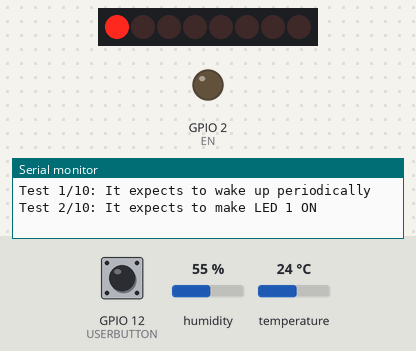
Simulated run of this sketch. Board: ESP8266 (Wemos D1 mini). On the bench: 8 shift-register outputs drawn as a row of LEDs (first output left, lit = HIGH), output pins drawn as LEDs (lit = HIGH), the last lines printed to the serial monitor. Wiring (inferred from the names in the program): shift register (74HC595): data GPIO 13; shift clock GPIO 14; latch GPIO 15. Wiring (inferred from the signals the program sends): row of LEDs: on Q0, Q1, Q2, Q3, Q4, Q5, Q6, Q7. The inputs (shaded band) are chosen by the test bench; at power-on: GPIO 12 (USERBUTTON) HIGH, humidity 55 %, temperature 24 °C. Pins used as bus, display or sensor lines are not drawn. At 8.1 s the program puts the board to deep sleep or switches it off; the recording ends there.

Above: at 0.6 s.
At 1.1 s:
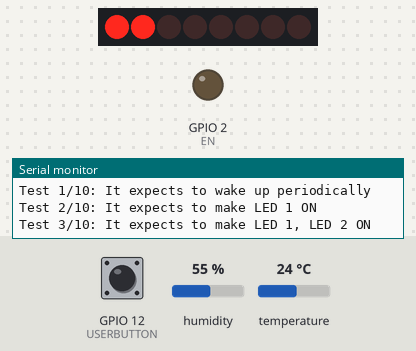
At 2.6 s:
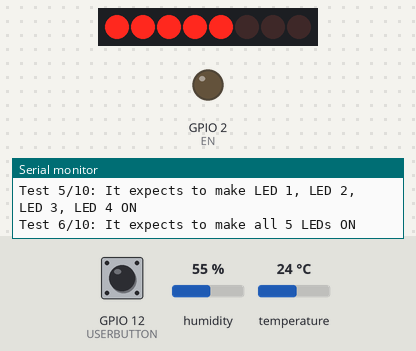
At 3.1 s:
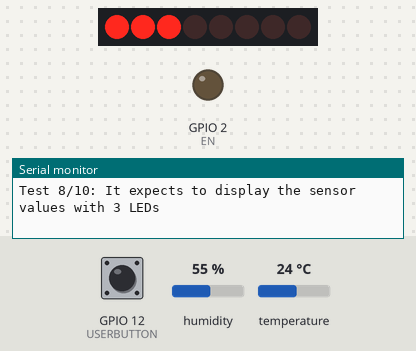
Timing chart, 0 to 4.6 s (numbered marks = the images above):
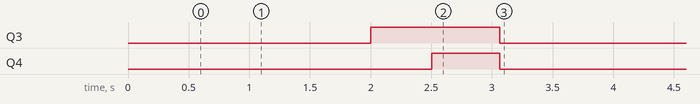

The sketch:

test.ino
```cpp
#include <ESP8266WiFi.h>
#include "Adafruit_Si7021.h"

#define EN 2  // GPIO02 on ESP-01 module, D4 on nodeMCU WeMos
#define USERBUTTON 12  // GPIO012 on ESP or D6 on WeMos

int dataPin = 13;  // pin D7 `GPIO13` on NodeMCU boards
int clockPin = 14;  // pin D5 `GPIO14` on NodeMCU boards
int latchPin = 15;  // pin D8 `GPIO15` on NodeMCU boards

Adafruit_Si7021 sensor = Adafruit_Si7021();

void setup() {
  Serial.begin(115200);
  Serial.setTimeout(2000);
  while (!Serial) { }

  int userButtonValue = digitalRead(USERBUTTON);

  Serial.println("\n\nTest 1/10: It expects to wake up periodically");

  if (userButtonValue == 0) {
    Serial.println("Test 10/10: It expects to wake up on user long press");
  }

  initShiftRegister();
  initTempHumiditySensor();

  // Test 5 LEDs and shift register
  displayLED(0);
  delay(500);

  Serial.println("Test 2/10: It expects to make LED 1 ON");
  displayLED(1);
  delay(500);

  Serial.println("Test 3/10: It expects to make LED 1, LED 2 ON");
  displayLED(3);
  delay(500);

  Serial.println("Test 4/10: It expects to make LED 1, LED 2, LED 3 ON");
  displayLED(7);
  delay(500);

  Serial.println("Test 5/10: It expects to make LED 1, LED 2, LED 3, LED 4 ON");
  displayLED(15);
  delay(500);

  Serial.println("Test 6/10: It expects to make all 5 LEDs ON");
  displayLED(31);
  delay(500);
}

void loop() {
  displayTempHumidity();
  disableLEDs();

  Serial.println("Test 9/10: It expects to go to sleep for 10 seconds");
  Serial.println("[INFO] Press user button to test wakeup on button press!");
  Serial.println("");
  Serial.println("");
  ESP.deepSleep(10e6);
}

void initShiftRegister() {
  pinMode(latchPin, OUTPUT);
  pinMode(clockPin, OUTPUT);
  pinMode(dataPin, OUTPUT);

  pinMode(EN, OUTPUT);
  digitalWrite(EN, LOW);
}

void initTempHumiditySensor() {
  if (!sensor.begin()) {
    Serial.println("Did not find Si7021 sensor!");
    while (true) {}
  }
}

void displayLED(int lednumber) {
  digitalWrite(latchPin, LOW);
  shiftOut(dataPin, clockPin, MSBFIRST, lednumber);
  digitalWrite(latchPin, HIGH);
}

void displayTempHumidity(void) {
  Serial.print("Test 7/10: It expects to read the current temperature ");
  Serial.print(sensor.readTemperature());
  Serial.print("C and humidity ");
  Serial.print(sensor.readHumidity());
  Serial.println(" RH%");

  int barHumidity = sensor.readHumidity()/20 + 1;
  String sBar = String(barHumidity) + " LEDs";
  Serial.print("Test 8/10: It expects to display the sensor values with ");
  Serial.println(sBar);

  displayLED(pow(2, barHumidity) -1);
  delay(5000);
}

void disableLEDs(void) {
  digitalWrite(EN, LOW);
  displayLED(0);
}
```

Measured:
- by itself, Q3, Q4: HIGH → LOW at 3.1 s
